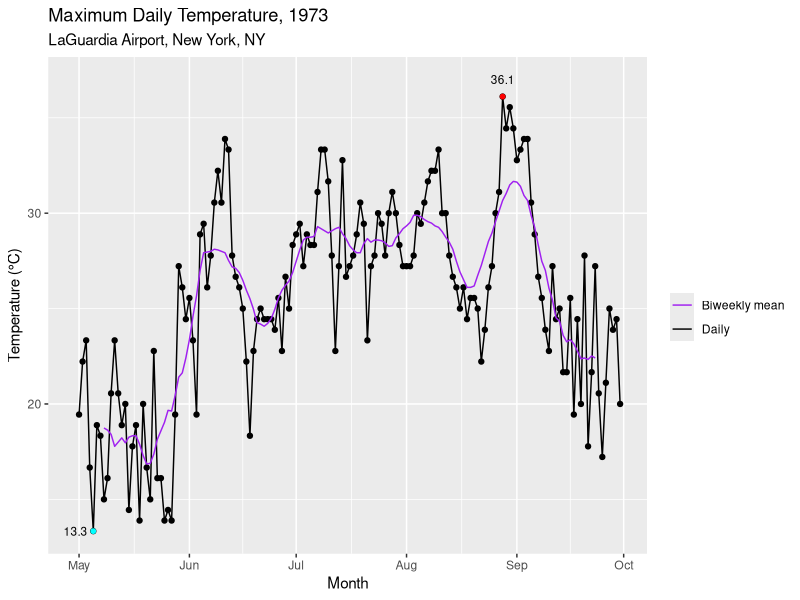
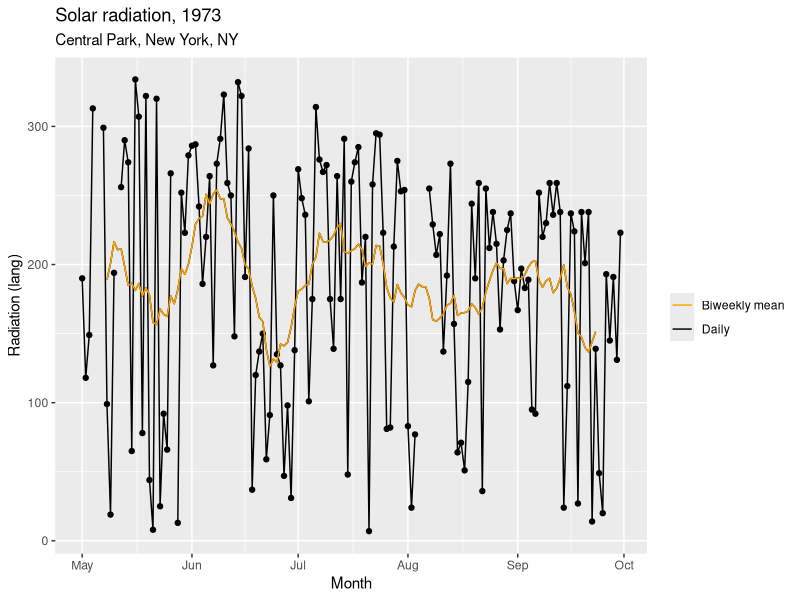
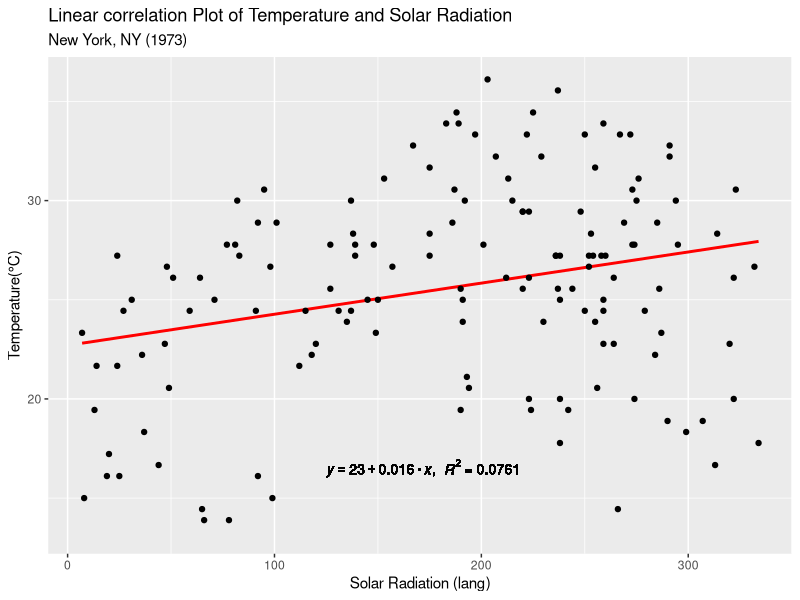

The R source for these figures, in order:
## ---- chunk 1
knitr::opts_chunk$set(echo = TRUE, warning=FALSE, message=FALSE)
## ---- chunk 2
#library and functions setup 
airquality <- datasets::airquality

library(ggplot2)
library(dplyr)
library(tidyverse)
library(lubridate)



airquality <- airquality |>
  dplyr::mutate(
    date = make_date(day = Day, month = Month, year = 1973),
    Temp_C = (Temp - 32) * 5/9
  )


#function for running mean as taken from the book
running_mean <- function(
    vec,
    left,
    right
) {
  
  # Create an empty vector of the same length as the input data
  vec_out <- rep(NA, length(vec))
  
  # Loop over each position in the vector
  for (idx in (left+1):(length(vec)-right)){
    
    # Define start and end of the box to average over
    startbox <- idx - left
    endbox   <- idx + right
        
        vec_out[idx] <- mean(vec[startbox:endbox], na.rm = TRUE)
  }
  
  return(vec_out)
}


airquality <- airquality |>
  mutate(
    biweekly_Temp = running_mean(Temp_C, left = 7, right = 7),
    biweekly_Rad = running_mean(Solar.R, left = 7, right = 7)
  )


#function to put the equation for the linear regression as well as the R-Squared on graphic 3. Thank you StackOverflow 
eq <- function(x,y) {
  m <- lm(y ~ x);
 eq <- substitute(italic(y) == a + b %.% italic(x)*","~~italic(R)^2~"="~r2, 
         list(a = format(unname(coef(m)[1]), digits = 2),
              b = format(unname(coef(m)[2]), digits = 2),
             r2 = format(summary(m)$r.squared, digits = 3)))
    as.character(as.expression(eq));
}

## ---- chunk 3
max(airquality$Temp_C)
min(airquality$Temp_C)
mean(airquality$Temp_C)
## ---- chunk 4
#Filter the maximum and Minimum Temperature in the data frame so they can be put onto the plot as points
TempMax <- airquality %>%
  filter(Temp_C == max(Temp_C))
TempMin <- airquality %>%
  filter(Temp_C == min(Temp_C))




#1 trend of Temperature
ggplot(
  data = airquality,
  aes(x = date, y= Temp_C,)) +
  geom_line(aes(date, Temp_C, color = "Daily")) +
  geom_point() +
  geom_point(data = TempMax, color = "red", size = 1.3) + 
  geom_text(data = TempMax, label = round(TempMax$Temp_C, digits = 1), nudge_y = 0.9, size = 3) +
  geom_point(data = TempMin, color = "cyan1", size = 1.3) +
  geom_text(data = TempMin, label = round(TempMin$Temp_C, digits = 1), nudge_x = -5, size = 3) +
  labs(title = "Maximum Daily Temperature, 1973",
       subtitle = "LaGuardia Airport, New York, NY",
       x = "Month", 
       y = "Temperature (°C)"
  ) +
  
  geom_line(aes(date, biweekly_Temp, color = "Biweekly mean")) +
  
  scale_color_manual("",
                     values = c("purple", "black"),
                     labels = c("Biweekly mean", "Daily"))


#2 trend in solar radiation
ggplot(
  data = airquality,
  aes(x = date, y= Solar.R)) +
  geom_line(aes(date, Solar.R, color = "Daily")) +
  geom_point() +
  
  labs(title = "Solar radiation, 1973",
       subtitle = "Central Park, New York, NY",
       x = "Month", 
       y = "Radiation (lang)"
  ) +
  
  geom_line(
    aes(
      date, 
      biweekly_Rad
    )
  ) +
  geom_line(aes(date, biweekly_Rad, color = "Biweekly mean")) +
  
  scale_color_manual("",
                     values = c("orange1", "black"),
                     labels = c("Biweekly mean", "Daily"))
  
## ---- chunk 5
#3 Correlation plot 
ggplot(
  data = airquality,
  aes(x = Solar.R, y = Temp_C)) +
  geom_smooth(method = "lm", se = FALSE, color = "red") +
  geom_point() +
  labs(title = "Linear correlation Plot of Temperature and Solar Radiation",
       subtitle = "New York, NY (1973)",
       x = "Solar Radiation (lang)",
       y = "Temperature(°C)") + 
  geom_text(x = 172, y = 16.5, label = eq(airquality$Solar.R, airquality$Temp_C), parse = TRUE, size = 3.5)
  



